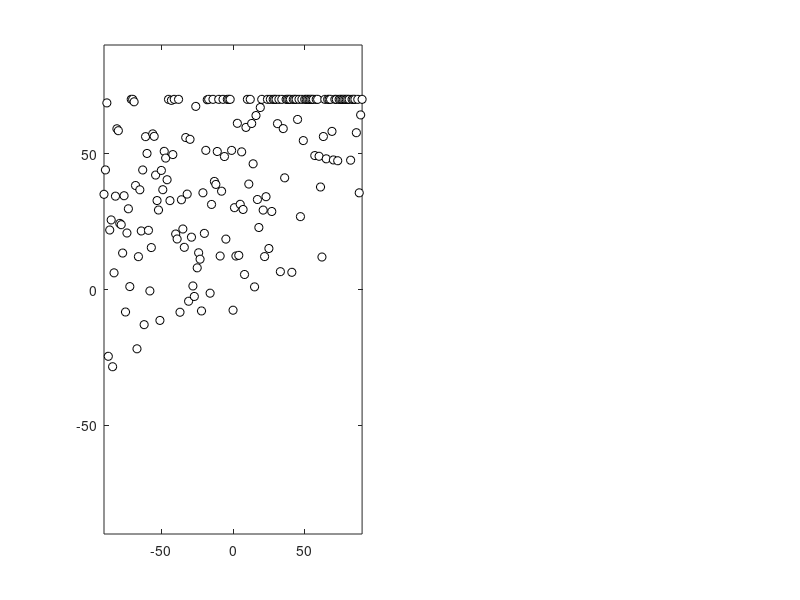

Write MATLAB code to recreate this figure. (Note: this script raises an error after producing the figure.)
close all
clearvars


%% Unaided
x = -90:90;
y = 0.4*x+50+30*randn(size(x));
y(y>70) = 70;

sel = x<0;
MAE(1) = mean(abs(y(sel)-x(sel)));
sel = x>0;
MAE(2) = mean(abs(y(sel)-x(sel)));

subplot(121)
plot(x,y,'ko','MarkerFaceColor','w');

xlim([-90 90]);
ylim([-90 90]);
nicegraph

title(MAE)



%% Aided
x = -90:90;
y = 0.6*x+20+30*randn(size(x));
y(y>70) = 70;

sel = x<0;
MAE(1) = mean(abs(y(sel)-x(sel)));
sel = x>0;
MAE(2) = mean(abs(y(sel)-x(sel)));

subplot(122)
plot(x,y,'ko','MarkerFaceColor','w');

xlim([-90 90]);
ylim([-90 90]);
nicegraph

title(MAE)
